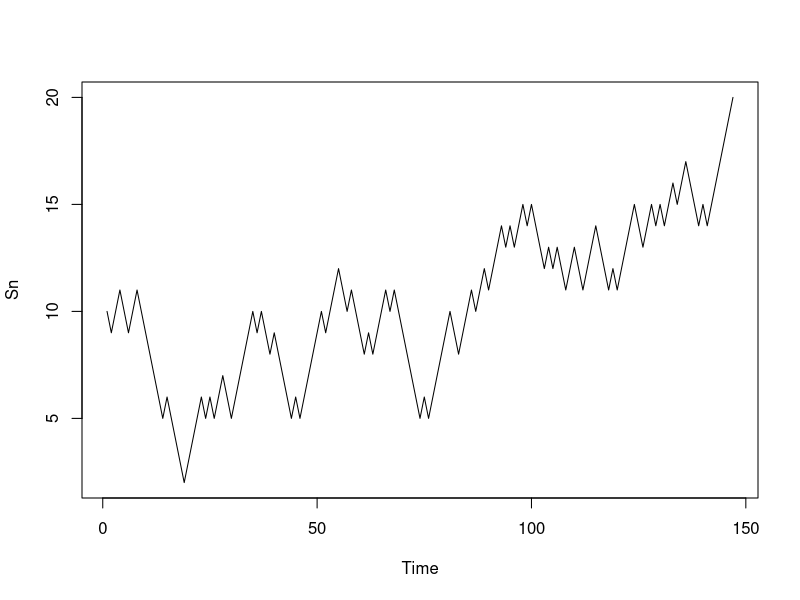

Source code (R):
## ---- chunk 1
knitr::opts_chunk$set(echo = TRUE)
knitr::opts_chunk$set(
  fig.path = "README_figs/README-4-"
)
set.seed(02262021)
## ---- chunk 2
# start position
cur <- 10
# generate random walk for 1000
n <- 1000
incr <- sample(c(-1, 1), size = n, replace = TRUE)
# simulate the game until reached 0 or 20
i <- 1
Sn <- c(cur)
while (cur > 0 && cur < 20) {
  cur <- cur + incr[i]
  Sn <- c(Sn, cur)
  i <- i+1
}
# ploting Sn vs time
plot(1:length(Sn), Sn, type = "l", main = "", xlab = "Time")
## ---- chunk 3
n <- 10000 ## number of simulation reps
lambda <- 3; upper <- 100
y <- replicate(n, expr = {
    N <- rpois(1, lambda * upper)
    Tn <- rexp(N, lambda)
    Sn <- cumsum(Tn)
    Un <- runif(N)
    keep <- (Un <= (2 * Sn + 2))    ## indicator, as logical vector
    sum( Sn[keep] > 4 & Sn[keep] <= 5 ) ## time at [4,5]
})

# mean
(mean(y))
# variance
(var(y))
# numeric integration
integrate(f = function(t) {(2*t+2)} ,lower = 4, upper = 5)

